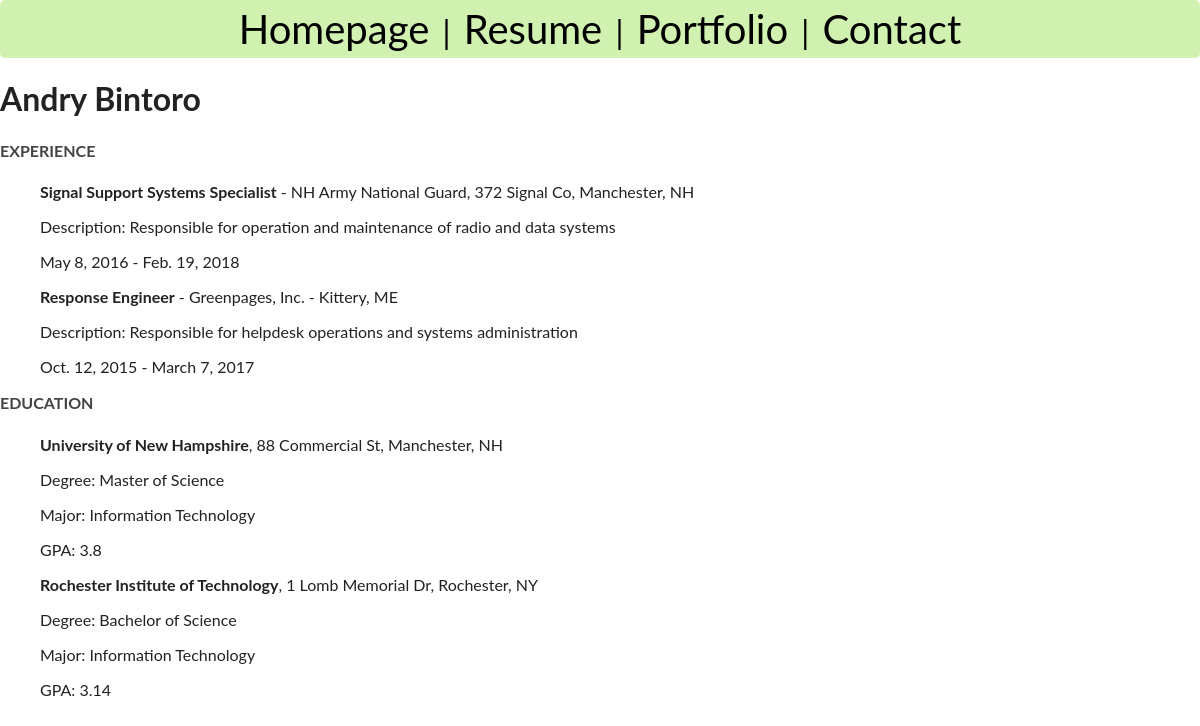
The page /resume/ on the database as committed earlier.
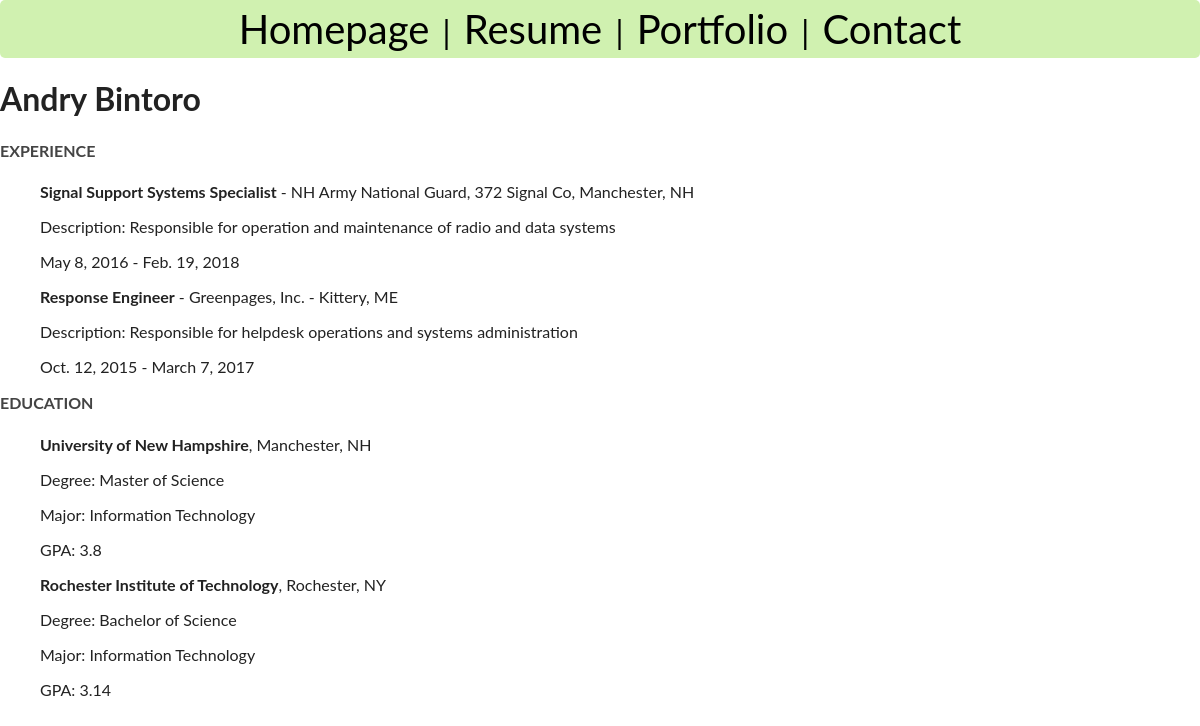
The same page on the database as committed later.
### resume/models.py (models this page shows, shortened)
class Experience(models.Model):
    parent_resume = models.ForeignKey('Resume', on_delete=models.CASCADE, default=1)
    title = models.CharField(max_length=64, null=False, blank=False)
    location = models.CharField(max_length=255, null=False, blank=False)
    start_date = models.DateField(null=False, blank=False)
    end_date = models.DateField(null=False, blank=False)
    description = models.CharField(max_length=255, null=False, blank=True)

class Education(models.Model):
    parent_resume = models.ForeignKey('Resume', on_delete=models.CASCADE, default=1)
    institution_name = models.CharField(max_length=128, null=False, blank=False)
    location = models.CharField(max_length=255)
    degree = models.CharField(max_length=128)
    major = models.CharField(max_length=128)
    gpa = models.FloatField(default=0.0)

### resume/views.py (the view)
# urls.py: 2. Add a URL to urlpatterns:  path('', views.home, name='home')
def home(request):
    my_resume = Resume.objects.first()
    full_name = Resume.objects.first().get_full_name()
    qs_exp = my_resume.get_experience()
    qs_edu = my_resume.get_education()
    context = { 'resume':my_resume,
                'name':full_name,
                'experience':qs_exp,
                'education':qs_edu }
    return render(request, 'resume/resume.html', context)

### resume/models.py (called while the page is built)
    def get_full_name(self):
        return "{} {}".format(self.first_name, self.last_name)

    def get_experience(self):
        return self.experience_set.all()

    def get_education(self):
        return self.education_set.all()

### resume/templates/resume/resume.html
{% extends 'base.html' %}
{% load static %}
  {% block content %}
    <h1>{{ name }}</h1>
    <p><strong>EXPERIENCE</strong></p>
      {% if experience %}
          {% for experience in resume.get_experience %}
            <ul><b>{{experience.title}}</b> - {{experience.location}}<br /></ul>
            <ul>Description: {{experience.description}}<br /></ul>
            <ul>{{experience.start_date}} - {{experience.end_date}}<br /></ul>
          {% endfor %}
      {% else %}
          <ul>No Experience Defined!</ul>
      {% endif %}
    <p><strong>EDUCATION</strong></p>
      {% if education %}
          {% for education in resume.get_education %}
            <ul><b>{{education.institution_name}}</b>, {{education.location}}<br /></ul>
            <ul>Degree: {{education.degree}}<br /></ul>
            <ul>Major: {{education.major}}<br /></ul>
            <ul>GPA: {{education.gpa}}<br /></ul>
          {% endfor %}
      {% else %}
          <ul>No Education Defined!</ul>
      {% endif %}
  {% endblock %}

### templates/base.html (shortened to what this page needs)
{% load static %}
<!DOCTYPE html>
<html>
  <head>
    <link type="text/css" rel='stylesheet' href="{% static 'css/style.css' %}" />
  </head>
  <body>
      <div class="homepage-banner">
        <nav>
        <a href="{% url 'home' %}">Homepage</a> |
        <a href="{% url 'resume:index' %}">Resume</a> |
        <a href="{% url 'portfolio' %}">Portfolio</a> |
        <a href="{% url 'contact' %}">Contact</a>
        </nav>
      </div>
      {% block content %}
      {% endblock %}
  </body>
</html>

### static/css/style.css (style rules this page uses)
html, body { background: #FFFFFF; font-family: 'Lato', helvetica, arial, sans-serif; font-size: 16px; margin: 0; color: #222; }
nav { background: #d0f1b0; padding: 5px; border-radius: 5px; }
nav a { color: black; text-decoration: none; text-align: center; font-size: 1.25em; padding: 5px; }
ul { display: block; list-style-type: disc; margin-top: 1em; margin-bottom: 1 em; margin-left: 0; margin-right: 0; padding-left: 40px; }
.homepage-banner { text-align: center; color: #000000; font-size: 2em; max-width: 100%; }
p { font-size: 1em; line-height: 1.4em; margin-bottom: 20px; color: #444; }

Rows that differ between the two databases and show on the page:
changed Education "University of New Hampshire": location "88 Commercial St, Manchester, NH" → "Manchester, NH"
changed Education "Rochester Institute of Technology": location "1 Lomb Memorial Dr, Rochester, NY" → "Rochester, NY"
